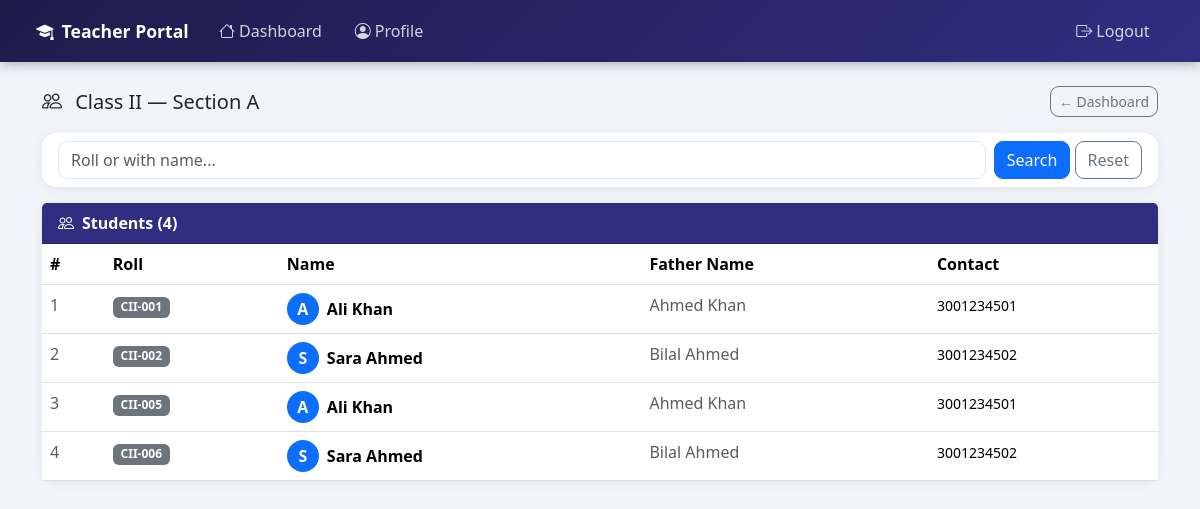
The app's page /tech/studs/1/ with its own data.
### cls/models.py (models this page shows, shortened)
class Section(models.Model):
    grade         = models.ForeignKey(Grade, on_delete=models.CASCADE)
    section       = models.CharField(max_length=50)
    def __str__(self):
        return f"{self.grade.grade} - {self.section}"

class Grade(models.Model):
    id            = models.AutoField(primary_key=True)
    grade         = models.CharField(max_length=50)

### student/models.py (models this page shows, shortened)
class Students(models.Model):
    id = models.AutoField(primary_key=True)
    Roll = models.CharField(max_length=50)
    grade = models.ForeignKey('cls.Grade', on_delete=models.CASCADE, null=True, blank=True)
    section = models.ForeignKey('cls.Section', on_delete=models.SET_NULL, null=True, blank=True, related_name='students_set')
    Name = models.CharField(max_length=50)
    F_Name = models.CharField(max_length=50)
    F_CNIC = models.CharField(
        max_length=15,
        validators=[RegexValidator(
            regex=r'^\d{5}-\d{7}-\d{1}$',
            message="CNIC must be 36102-1313450-9 format"
        )],
        null=False,
        blank=False
    )
    E_mail=models.EmailField(max_length=100,default="test@example.com",null=False)
    Contact = models.CharField(max_length=20)
    Address = models.CharField(max_length=1000, default='')
    Image = models.ImageField(upload_to='image', default='')

### Teacher/views.py (the view)
# urls.py: path('studs/<int:s_id>/',       views.stu,          name='Students'),
def stu(request, s_id):
    query   = request.GET.get('q', '')
    section = get_object_or_404(Section, id=s_id)
    if query:
        students = Students.objects.filter(
            Q(Roll__icontains=query) | Q(Name__icontains=query))
    else:
        students = Students.objects.filter(section=section)
    return render(request, 'Teach/detail.html', {
        'students': students,
        'section' : section,
    })

### Teacher/Templates/Teach/detail.html (shortened to what this page needs)
{% extends 'Teach/Base.html' %}
{% block content %}
<div class="d-flex justify-content-between align-items-center mb-3">
  <h5 class="mb-0">
    <i class="bi bi-people me-2"></i>
    {{ section.grade.grade }} — Section {{ section.section }}
  </h5>
  <a href="/tech/board/{{ request.session.ID }}/" class="btn btn-outline-secondary btn-sm">
    ← Dashboard
  </a>
</div>
<div class="card mb-3">
  <div class="card-body py-2">
    <form method="GET" class="row g-2">
      <div class="col">
        <input type="text" name="q" class="form-control"
               placeholder="Roll or with name..." value="{{ request.GET.q }}">
      </div>
      <div class="col-auto">
        <button class="btn btn-primary">Search</button>
        <a href="?" class="btn btn-outline-secondary">Reset</a>
      </div>
    </form>
  </div>
</div>
<div class="card">
  <div class="card-header fw-semibold" style="background:#312e81;color:#fff">
    <i class="bi bi-people me-2"></i>Students ({{ students|length }})
  </div>
  <div class="table-responsive">
    <table class="table table-hover mb-0">
      <thead style="background:#f1f5f9">
        <tr><th>#</th><th>Roll</th><th>Name</th><th>Father Name</th><th>Contact</th></tr>
      </thead>
      <tbody>
        {% for s in students %}
        <tr>
          <td class="text-muted">{{ forloop.counter }}</td>
          <td><span class="badge bg-secondary">{{ s.Roll }}</span></td>
          <td>
            <div class="d-flex align-items-center gap-2">
              <div class="rounded-circle bg-primary d-flex align-items-center justify-content-center text-white"
                   style="width:32px;height:32px;font-weight:700;flex-shrink:0">
                {{ s.Name|first }}
              </div>
              <span class="fw-semibold">{{ s.Name }}</span>
            </div>
          </td>
          <td class="text-muted">{{ s.F_Name }}</td>
          <td><small>{{ s.Contact }}</small></td>
        </tr>
        {% empty %}
        <tr><td colspan="5" class="text-center text-muted py-4">
          <i class="bi bi-inbox" style="font-size:2rem"></i>
          <p class="mt-2 mb-0">No student found.</p>
        </td></tr>
        {% endfor %}
      </tbody>
    </table>
  </div>
</div>
{% endblock %}

### Teacher/Templates/Teach/Base.html (style rules this page uses)
:root { --primary:#4f46e5; --dark:#1e1b4b; }
body { background: #f1f5f9; font-family: 'Segoe UI', sans-serif; min-height: 100vh; }
.card { border: none; border-radius: 14px; box-shadow: 0 2px 12px rgba(0,0,0,.07); }
.btn { border-radius: 9px; }
.form-control, .form-select { border-radius: 9px; border: 1.5px solid #e2e8f0; }

### records on screen
Section: grade.grade "Class II", section "A"
Students: Roll "CII-001", Name|first "A", Name "Ali Khan", F_Name "Ahmed Khan", Contact "3001234501"
Students: Roll "CII-002", Name|first "S", Name "Sara Ahmed", F_Name "Bilal Ahmed", Contact "3001234502"
Students: Roll "CII-005", Name|first "A", Name "Ali Khan", F_Name "Ahmed Khan", Contact "3001234501"
Students: Roll "CII-006", Name|first "S", Name "Sara Ahmed", F_Name "Bilal Ahmed", Contact "3001234502"

### other values on screen
{{ students|length }} "4"
